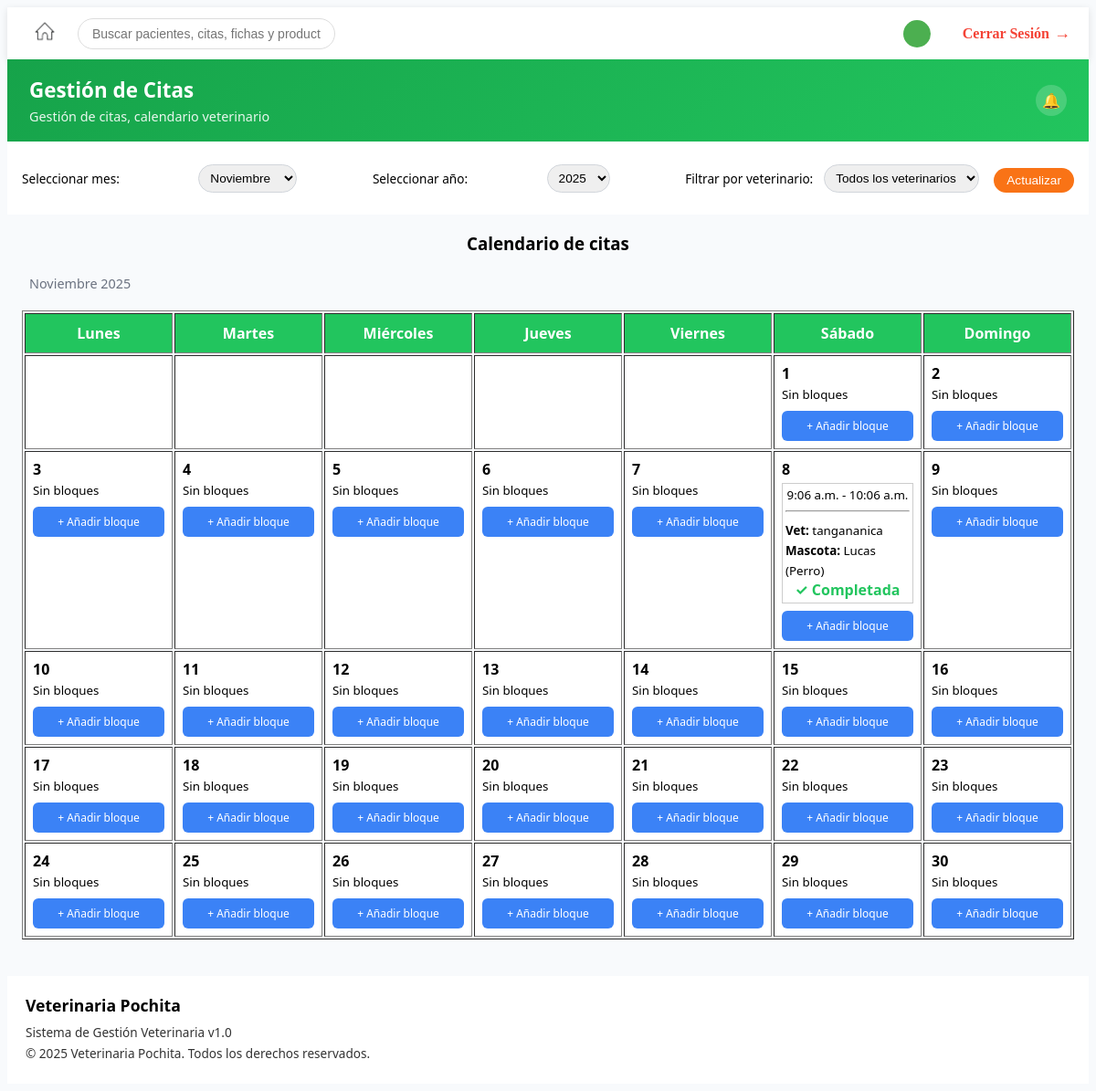
Page /citas/calendario/ (signed in) on the earlier database version.
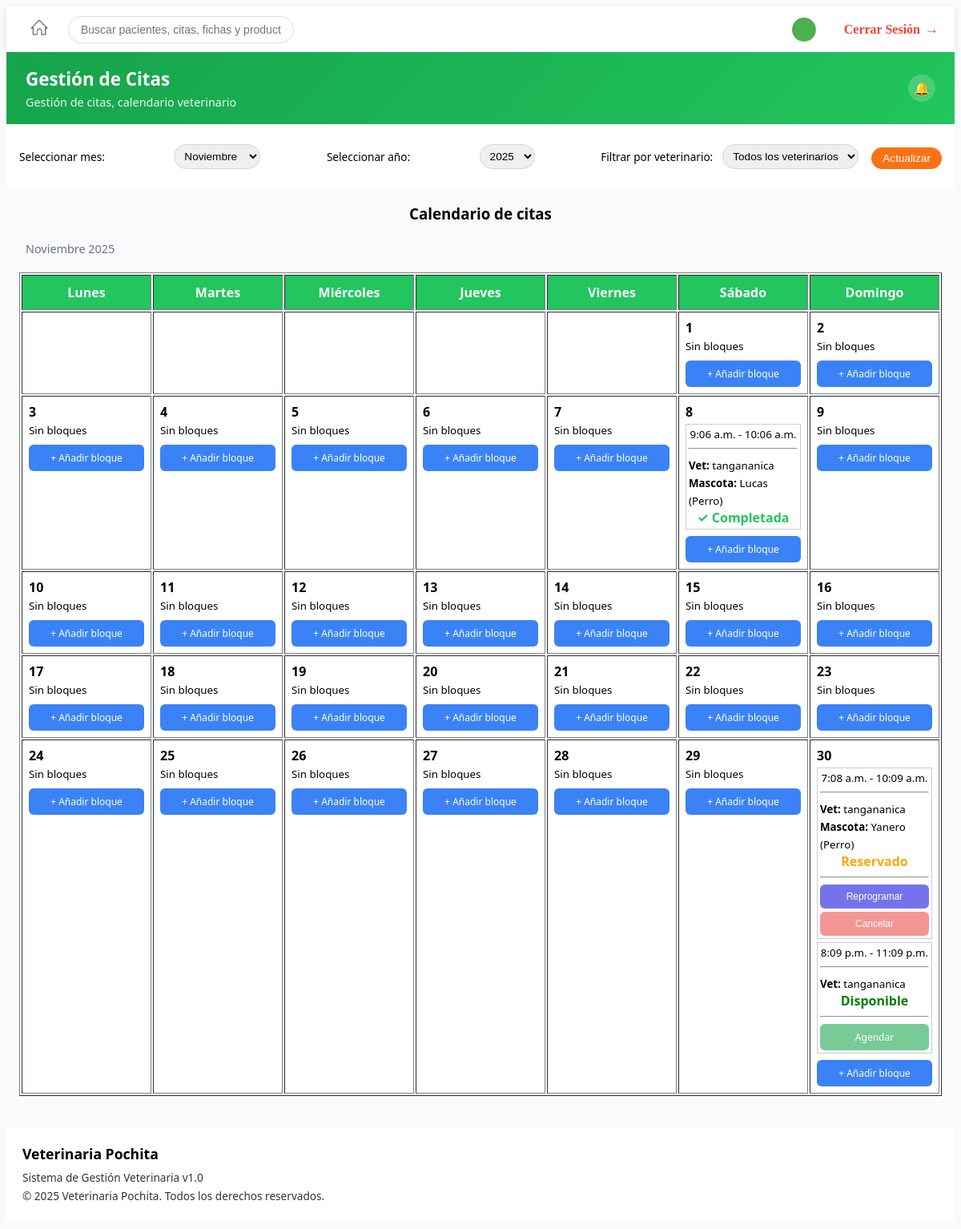
Same page on the later database version.
### gestionCitas/models.py (models this page shows, shortened)
class BloqueAtencion(models.Model):
    ESTADO_CHOICES = [
        ('DISPONIBLE', 'Disponible'),
        ('RESERVADO', 'Reservado'),
        ('COMPLETADA', 'Completada'),
        ('CANCELADO_VET', 'Cancelado por veterinario'),
        ('CANCELADO_PAC', 'Cancelado por paciente'),
    ]
    codigo_atencion = models.CharField(max_length=10, primary_key=True)
    codigo_cita = models.CharField(max_length=10, null=True, blank=True)
    veterinario = models.ForeignKey(
        Veterinario,
        on_delete=models.CASCADE,
        related_name='bloques'
    )
    fecha = models.DateField()
    hora_inicio = models.TimeField()
    hora_fin = models.TimeField()
    estado = models.CharField(
        max_length=20,
        choices=ESTADO_CHOICES,
        default='DISPONIBLE'
    )
    mascota = models.ForeignKey(
        Mascota,
        on_delete=models.SET_NULL,
        null=True,
        blank=True,
        related_name='bloques'
    )
    motivo_consulta = models.CharField(max_length=30, blank=True)

class Veterinario(models.Model):
    rut_vet = models.CharField(max_length=10, primary_key=True, validators=[validar_rut])  # RUT del veterinario
    nombre = models.CharField(max_length=100)
    especialidad = models.CharField(max_length=100, blank=True)
    telefono = models.CharField(max_length=20, blank=True)
    email = models.EmailField(blank=True)
    direccion = models.TextField(blank=True)

class Mascota(models.Model):
    codigo_chip = models.CharField(max_length=15, primary_key=True)  # Código del chip
    nombre = models.CharField(max_length=100)
    especie = models.CharField(max_length=50)
    raza = models.CharField(max_length=50, blank=True)
    edad = models.PositiveIntegerField(null=True, blank=True)  # Edad opcional
    peso = models.DecimalField(max_digits=5, decimal_places=2, null=True, blank=True)  # Peso opcional
    dueño = models.ForeignKey(Cliente, on_delete=models.CASCADE, related_name='mascotas')  # Relación con Cliente
    def __str__(self):
        return f"{self.nombre} ({self.especie})"

### gestionCitas/views.py (the view)
# urls.py: path('calendario/', views.calendario_mes, name='calendario_mes'),
@roles_requeridos("Recepcionista")
def calendario_mes(request):
    actualizar_citas_completadas()
    hoy = date.today()
    year = int(request.GET.get('year', hoy.year))
    month = int(request.GET.get('month', hoy.month))
    veterinario_id = request.GET.get('veterinario')
    if veterinario_id:
        bloques_base = BloqueAtencion.objects.filter(veterinario_id=veterinario_id)
    else:
        bloques_base = BloqueAtencion.objects.all()
    primer_dia_semana, num_dias = monthrange(year, month)
    dias = []
    for dia in range(1, num_dias + 1):
        fecha_dia = date(year, month, dia)
        bloques_dia = bloques_base.filter(fecha=fecha_dia).select_related('veterinario', 'mascota')
        dias.append({'fecha': fecha_dia, 'bloques': bloques_dia})
    semanas = []
    semana = []
    for _ in range(primer_dia_semana):
        semana.append(None)
    for info_dia in dias:
        semana.append(info_dia)
        if len(semana) == 7:
            semanas.append(semana)
            semana = []
    if semana:
        while len(semana) < 7:
            semana.append(None)
        semanas.append(semana)
    meses = [
        (1, 'Enero'), (2, 'Febrero'), (3, 'Marzo'), (4, 'Abril'),
        (5, 'Mayo'), (6, 'Junio'), (7, 'Julio'), (8, 'Agosto'),
        (9, 'Septiembre'), (10, 'Octubre'), (11, 'Noviembre'), (12, 'Diciembre')
    ]
    anios = [year - 1, year, year + 1]
    veterinarios = Veterinario.objects.all()
    month_name = next((nombre for num, nombre in meses if num == month), '')
    veterinario_nombre = None
    if veterinario_id:
        try:
            veterinario_nombre = Veterinario.objects.get(pk=veterinario_id).nombre
        except Veterinario.DoesNotExist:
            veterinario_nombre = None
    context = {
        'semanas': semanas,
        'year': year,
        'month': month,
        'veterinarios': veterinarios,
        'veterinario_seleccionado': veterinario_id if veterinario_id else None,
        'meses': meses,
        'mes_seleccionado': month,
        'anios': anios,
        'anio_seleccionado': year,
        'fecha': date(year, month, 1),
        'month_name': month_name,
        'veterinario_nombre': veterinario_nombre,
    }
    return render(request, 'gestionCitas/calendario_mes.html', context)

### gestionCitas/views.py (called while the page is built)
def actualizar_citas_completadas():
    hoy = date.today()
    BloqueAtencion.objects.filter(
        estado='RESERVADO',
        fecha__lt=hoy
    ).update(estado='COMPLETADA')

### gestionCitas/templates/gestionCitas/calendario_mes.html (shortened to what the changed rows need)
{% extends "base.html" %}
{% block content %}
<div class="agenda-page">
  <div class="page-header">
    <div class="page-header-left">
      <h2>Gestión de Citas</h2>
    </div>
  </div>
  <div class="content-container">
    <table border="1">
      <thead>
        <tr>
          <th>Lunes</th>
          <th>Martes</th>
          <th>Miércoles</th>
          <th>Jueves</th>
          <th>Viernes</th>
          <th>Sábado</th>
          <th>Domingo</th>
        </tr>
      </thead>
      <tbody>
        {% for semana in semanas %}
          <tr>
            {% for dia in semana %}
              <td valign="top" style="min-width: 140px;">
                {% if dia %}
                  <strong>{{ dia.fecha.day }}</strong><br>
                  {% for bloque in dia.bloques %}
                    <div style="margin-top:4px; padding:3px; border:1px solid #ccc;">
                      <small style="justify-content: center; width: 100%; display: flex;">{{ bloque.hora_inicio }} - {{ bloque.hora_fin }}</small>
                      <hr>
                      <small><strong>Vet:</strong> {{ bloque.veterinario.nombre }}</small><br>
                      {% if bloque.estado == 'DISPONIBLE' %}
                        <span class="estado" style="color:green; ">Disponible</span>
                        <hr>
                        <a style="background-color: #16a34a93; color: #ffffff; display:inline-block; padding: 8px 16px; border-radius: 6px; text-decoration: none; text-align: center; font-size: 0.75rem; width: 100%; box-sizing: border-box;" href="{% url 'gestionCitas:agendar_cita' bloque.pk %}">Agendar</a>
                      {% elif bloque.estado == 'RESERVADO' %}
                        <small><strong>Mascota:</strong> {{ bloque.mascota }}</small>
                        <span class="estado" style="color:orange;">Reservado</span>
                        <hr>
                        <form method="get" action="{% url 'gestionCitas:reprogramar_cita' bloque.pk %}" style="display:inline; margin:0; width:100%;">
                          <button type="submit" style="background-color: #302de1aa; color: #ffffff; border: none; border-radius: 6px; padding: 8px 16px; font-size: 0.75rem; cursor: pointer; text-align: center; width: 100%; margin-bottom: 4px;">Reprogramar</button>
                        </form>
                        <form method="post" action="{% url 'gestionCitas:cancelar_bloques_veterinario' bloque.pk %}" style="display:inline; margin:0; width:100%;">
                          <button type="submit" style="background-color: #ea3b3b89; color: #ffffff; border: none; border-radius: 6px; padding: 8px 16px; font-size: 0.75rem; cursor: pointer; text-align: center; width: 100%;" onclick="return confirm('¿Estás seguro de que quieres cancelar esta cita?');">Cancelar</button>
                        </form>
                      {% elif bloque.estado == 'COMPLETADA' %}
                        <small><strong>Mascota:</strong> {{ bloque.mascota }}</small>
                        <span class="estado" style="color:#22c55e;">✓ Completada</span>
                      {% endif %}
                    </div>
                  {% empty %}
                    <small>Sin bloques</small>
                  {% endfor %}
                  <a style="background-color: #3b82f6; color: #ffffff; display:inline-block; padding: 8px 16px; border-radius: 6px; text-decoration: none; text-align: center; font-size: 0.75rem; width: 100%; box-sizing: border-box; margin-top: 8px;" href="{% url 'gestionCitas:agregar_disponibilidad' dia.fecha|date:'Y-m-d' '0' %}">+ Añadir bloque</a>
                {% endif %}
              </td>
            {% endfor %}
          </tr>
        {% endfor %}
      </tbody>
    </table>
</div>
{% endblock %}

Differences in the rows shown:
added BloqueAtencion: hora_inicio "7:08 a.m.", hora_fin "10:09 a.m.", veterinario.nombre "tangananica", mascota "Yanero (Perro)", shown under "30"
added BloqueAtencion: hora_inicio "8:09 p.m.", hora_fin "11:09 p.m.", veterinario.nombre "tangananica", estado "Disponible", shown under "30"
Other differences:
list line gone: "Sin bloques"
